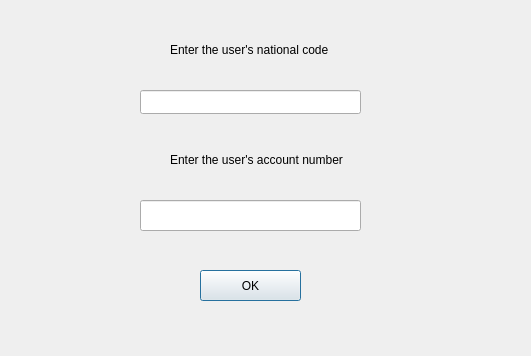
<?xml version="1.0" encoding="UTF-8"?>
<ui version="4.0">
 <class>BlockAccount</class>
 <widget class="QDialog" name="BlockAccount">
  <property name="geometry">
   <rect>
    <x>0</x>
    <y>0</y>
    <width>531</width>
    <height>356</height>
   </rect>
  </property>
  <property name="windowTitle">
   <string>Block Account</string>
  </property>
  <widget class="QPushButton" name="okBtn">
   <property name="geometry">
    <rect>
     <x>200</x>
     <y>270</y>
     <width>101</width>
     <height>31</height>
    </rect>
   </property>
   <property name="text">
    <string>OK</string>
   </property>
  </widget>
  <widget class="QLabel" name="label">
   <property name="geometry">
    <rect>
     <x>170</x>
     <y>150</y>
     <width>181</width>
     <height>20</height>
    </rect>
   </property>
   <property name="text">
    <string>Enter the user's account number</string>
   </property>
  </widget>
  <widget class="QLineEdit" name="accNumber">
   <property name="geometry">
    <rect>
     <x>140</x>
     <y>200</y>
     <width>221</width>
     <height>31</height>
    </rect>
   </property>
  </widget>
  <widget class="QLineEdit" name="ncode">
   <property name="geometry">
    <rect>
     <x>140</x>
     <y>90</y>
     <width>221</width>
     <height>24</height>
    </rect>
   </property>
  </widget>
  <widget class="QLabel" name="label_2">
   <property name="geometry">
    <rect>
     <x>170</x>
     <y>40</y>
     <width>201</width>
     <height>20</height>
    </rect>
   </property>
   <property name="text">
    <string>Enter the user's national code</string>
   </property>
  </widget>
 </widget>
 <resources/>
 <connections/>
</ui>
